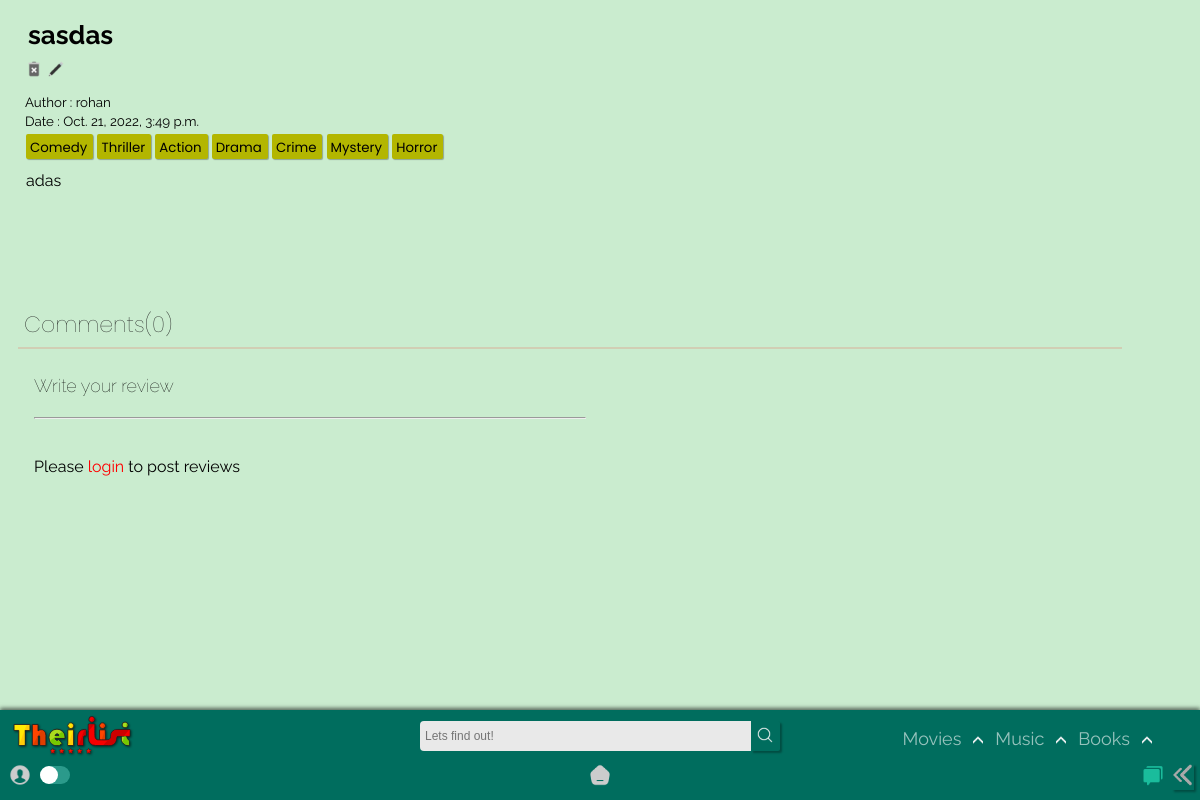
The page /home/list/sasdas2022-10-21-1549181281770000/ on the database its author committed.
### app/models.py (models this page shows, shortened)
class List(models.Model):
    title = models.CharField(max_length=120)
    genre = models.ManyToManyField('Genre')
    creator = models.ForeignKey(User,on_delete=models.SET_NULL,blank=True, null=True)
    posted = models.DateTimeField(auto_now_add=True)
    content = RichTextField(null=True,default=' ')
    type = models.CharField(max_length=10,default="Movie")
    spoiler_choices = [(False, 'No'),(True, 'Yes')]
    spoiler = models.BooleanField(default=False,null=True, choices = spoiler_choices)
    slug = models.SlugField(max_length= 300,null=True, blank = True, unique=True)

class Genre(models.Model):
    name = models.CharField(max_length=150)
    def __str__(self):
        return self.name

### app/views.py (the view)
# urls.py: path('list/<slug:slug>/', TheirDetailView.as_view(),name='list_detail'),
class TheirDetailView(DetailView):
    model = List
    def get_context_data(self, **kwargs):
        context = super().get_context_data(**kwargs)
        modell = Review.objects.all()
        context["modam"] = modell
        print(context['modam'])
        return context

### app/models.py (called while the page is built)
    def __str__(self):
        return self.comment+ " | rating : " + str(self.rate) + " | " + self.user.username

### templates/app/list_detail.html (shortened to what this page needs)
{% extends "index.html" %}
{% load static %}
{% block content %}
<section class="list_detail" id="list-det-id">
    <h3>{{list.title}}</h3>
    <div class="detail-up-del">
        {% if user.id == list.creator.id %}
        <a href="{% url 'app:delete_movie' list.slug %}"><img src ="{% static 'app/images/delete.png' %}"></a>
        <a href="{% url 'app:update_list' list.slug %}"><img src ="{% static 'app/images/edit.png' %}"></a>
        {% else %}
        <img src ="{% static 'app/images/delete-dis.png' %}">
        <img src ="{% static 'app/images/edit-dis.png' %}">
        {% endif %}
      </div>
    <small>Author : {{list.creator.username}}</small><br>
    <small>Date : {{list.posted}}</small><br>
    <div class="genre_wrap">
        {% for tag in list.genre.all %}
        <div class="Genre">
            <a href="{% url 'app:film' query=tag %}">
                <small>{{ tag }}</small>
            </a>
        </div>
        {% empty %}
        No tags!
    {% endfor %}
    </div>
    <div class="blog_post_body">
        {{list.content|safe}}
    </div>
    <div class="commentss" id="comments-id">
            {% include "app/list_comment.html" %}
        </div>
        <div class = "postcommentscarrier">
            <div><h1>Write your review</h1></div>
            {% if user.is_authenticated %}
                <br>
                {% include 'app/create_comment.html' %}
            {% else %}
            <div class="comment-kor-cont">
                <br>
                <hr>
                <br><br>
                <div class="login-to-comment">Please <a style="color : red;" href="{% url 'login' %}">login</a> to post reviews</div>
            </div>
            {% endif %}
        </div>
    <div class="gap">
    </div>
</section>
{% endblock content %}

### static/app/css/desk.css (style rules this page uses)
:root { --rd: #D10000; --white: rgb(233, 233, 233); --rd2: #9DAAF2; --dark: #1d1d1d; --teal: rgb(0, 109, 94); }
* { -webkit-tap-highlight-color: transparent; margin: 0; padding: 0; box-sizing: border-box; }
body { -webkit-tap-highlight-color: transparent; background-color: #CAECCF; text-decoration: none; height: 100vh; display: flex; flex-direction: column; font-family: 'Raleway', sans-serif; }
.list_detail { padding-top: 0px!important; position: absolute; width: 100%; bottom: 0; top: 0; }
.detail-up-del img { height: 18px!important; }
.list_detail { animation: 250ms ease-in-out 0s 1 slideIn; padding-top: 80px; color: black; position: absolute; width: 100%; bottom: 0; top: 0; }
.list_detail h3 { font-size: 26px; padding: 0px 28px; padding-top: 20px; font-weight: bold; }
.list_detail small { padding: 10px 25px; }
.genre_wrap { margin-left: 26px; }
.Genre small { padding: 0 0; margin-right: 2px; }
.blog_post_body { padding-top: 12px; padding-bottom: 100px; padding-left: 26px; padding-right: 26px; }
.commentss { font-family: 'Poppins'; display: flex; flex-direction: column; width: 100%; max-width: 100%; height: auto; color: rgb(26, 26, 26); font-weight: lighter; }
.postcommentscarrier { display: flex; flex-direction: column; flex-wrap: wrap; position: relative; height: max-content; margin: 10px; width: 48%; padding-left: 2vw; }
.gap { width: 100%; height: 200px; }
.postcommentscarrier h1 { margin-bottom: 2px; font-weight: lighter; font-size: 18px; }

### static/app/css/content_css.css (style rules this page uses)
section { position: relative; z-index: 0; }
.Genre { margin: 0px 0px; margin-top: 4px; padding: 0px 4px; border-radius: 2px; background-color: rgb(179, 182, 0); color: rgb(0, 0, 0); width: max-content; cursor: pointer; display: inline-block; box-shadow: 1px 1px 1px #0000004b; font-family: 'Poppins', sans-serif; transition: all 350ms ease-in-out; }

### templates/app/list_detail.html (style rules this page uses)
.detail-up-del { padding: 10px 25px; }
.detail-up-del img { height: 14px; }

### rows shown on the page
List: title "sasdas", creator.username "rohan", posted "Oct. 21, 2022, 3:49 p.m.", content "adas"
Genre: name "Comedy"
Genre: name "Thriller"
Genre: name "Action"
Genre: name "Drama"
Genre: name "Crime"
Genre: name "Mystery"
Genre: name "Horror"

### other values the page prints
{{ total }} "0"
